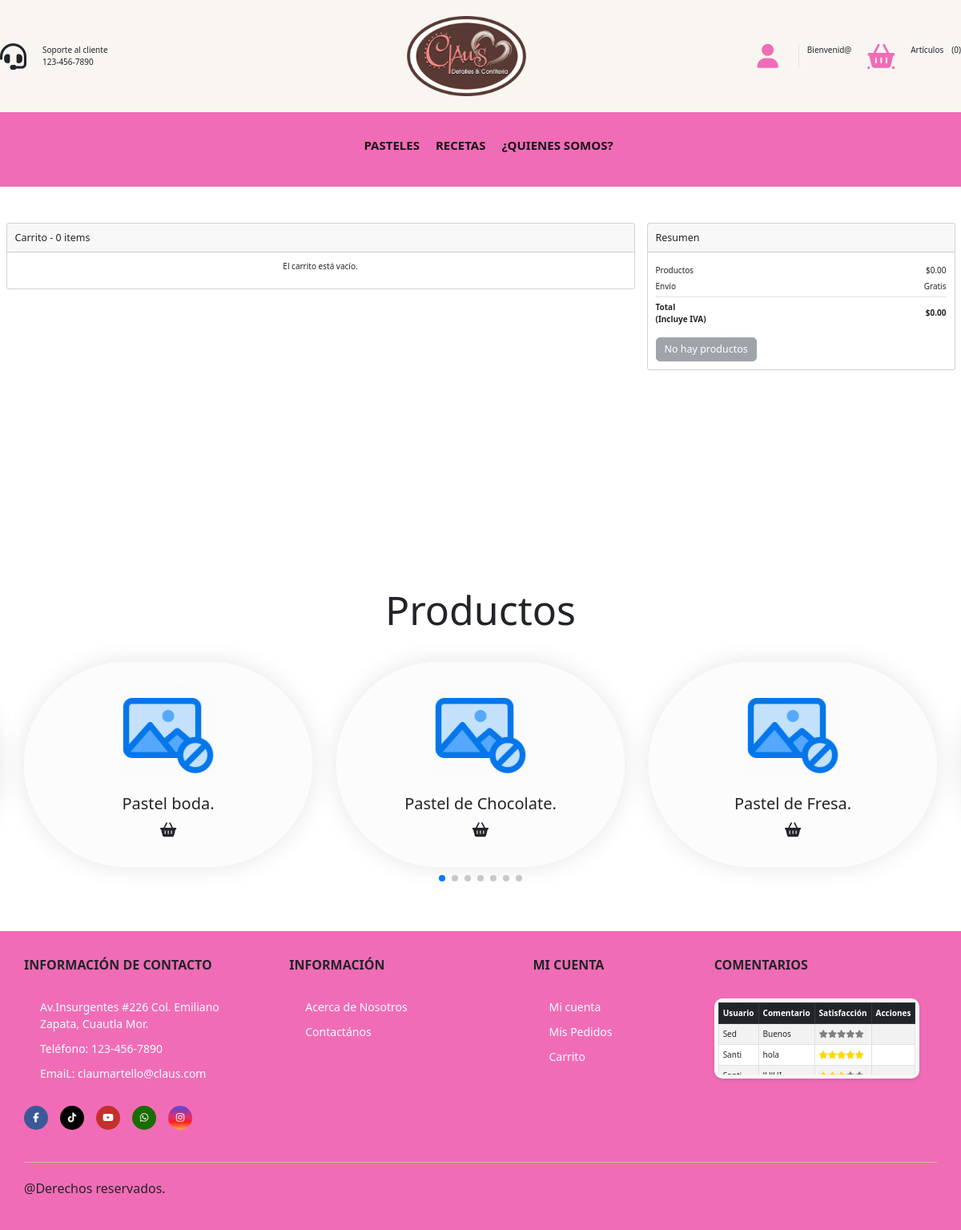
Page /Vista/carrito.php on the committed database.
### tables this page shows
CREATE TABLE `pasteles` (
  `id_pastel` int(11) NOT NULL COMMENT 'Guarda el numero identificador del usuario',
  `nombreP` varchar(20) NOT NULL COMMENT 'Guarda el nombre del pastel',
  `descripcion` text NOT NULL COMMENT 'Guarda una descripcion de lo que contiene el pastel',
  `precio` int(11) NOT NULL DEFAULT 0 COMMENT 'Guarda el precio del pastel',
  `visualizacion` varchar(15) NOT NULL COMMENT 'Se alamacena uno o cero dependiendo si se desea visualizar el pastel',
  PRIMARY KEY (`id_pastel`)
);

CREATE TABLE `comentarios` (
  `id` int(11) NOT NULL AUTO_INCREMENT,
  `idUsuario` varchar(10) DEFAULT NULL COMMENT 'Guarda el numero identificador del usuario que hizo el comentario',
  `comentario` text DEFAULT NULL COMMENT 'Guarda el comentario realizado por el usuario',
  `satisfaccion` int(11) NOT NULL COMMENT 'Guarda la satisfacci?n del usuario con el servicio (1-5)',
  PRIMARY KEY (`id`),
  KEY `idUsuario` (`idUsuario`),
  CONSTRAINT `comentarios_ibfk_1` FOREIGN KEY (`idUsuario`) REFERENCES `usuarios` (`usuario`) ON DELETE CASCADE ON UPDATE CASCADE
);

CREATE TABLE `usuarios` (
  `usuario` varchar(10) NOT NULL COMMENT 'Guarda el nombre identificador del usuario',
  `nombre` varchar(20) NOT NULL COMMENT 'Guarda el nombre real del usuario',
  `apellido` varchar(20) NOT NULL COMMENT 'Guarda el apellido del usuario',
  `correo` varchar(30) NOT NULL COMMENT 'Guarda el correo del usuario',
  `contrasena` varchar(30) NOT NULL COMMENT 'Guarda la contrasenia del usuario',
  `rol` int(11) NOT NULL COMMENT 'Tipo de rol del usuario',
  `calle` varchar(30) DEFAULT NULL COMMENT 'Guarda nombre de la calle del usuario',
  `colonia` varchar(30) DEFAULT NULL COMMENT 'Guarda nombre de la colonia del usuario',
  `cod_postal` int(11) DEFAULT NULL COMMENT 'Guarda codigo postal del usuario',
  `numero` int(11) DEFAULT NULL COMMENT 'Guarda numero de casa del usuario',
  `estado` varchar(30) DEFAULT NULL COMMENT 'Guarda nombre del estado del usuario',
  `ciudad` varchar(30) DEFAULT NULL COMMENT 'Guarda nombre de la ciudad del usuario',
  PRIMARY KEY (`usuario`),
  KEY `rol` (`rol`),
  CONSTRAINT `usuarios_ibfk_1` FOREIGN KEY (`rol`) REFERENCES `rol` (`id_rol`) ON UPDATE CASCADE
);

### Vista/carrito.php (the view, shortened to what the rows shown need)
<?php require '../Static/head.php'; ?>
<link rel="stylesheet" href="../Static/css/CarritoStyle.css" />
<body>
    <section class="produ" id="produ">
        <div class="heading">
            <h1 class="heading-1">Productos</h1>
        </div>
        <div class="swiper produ-row">
            <div class="swiper-wrapper">
                <?php
                $counter = 4;
                foreach (array_slice($pasteles, 3) as $row) {
                    $imagen = "../Static/img/Productos/" . $row['nombreP'] . ".png";
                    if (!file_exists($imagen)) {
                        $imagen = "../Static/img/nophoto.png";
                    }
                    ?>
                    <div class="swiper-slide box">
                        <div class="img">
                            <img onclick="handleButtonClick(<?php echo $counter; ?>, '<?php echo $url; ?>', <?php echo $row['id_pastel']; ?>,
                                    '<?php echo htmlspecialchars($row['descripcion'], ENT_QUOTES); ?>')" src="<?php echo $imagen; ?>" alt="">
                        </div>
                        <div class="produ-content">
                            <h3><?php echo $row['nombreP']; ?>.</h3>
                            <div class="orderNow">
                                <button class="fa-solid fa-basket-shopping"
                                    onclick="handleButtonClick(<?php echo $counter; ?>, '<?php echo $url; ?>', <?php echo $row['id_pastel']; ?>,
                                    '<?php echo htmlspecialchars($row['descripcion'], ENT_QUOTES); ?>')">
                                </button>
                            </div>
                        </div>
                    </div>
                    <?php
                    $counter++;
                }
                ?>
            </div>
        </div>
    </section>
    <?php require '../Static/footer.php';?>
</body>

### Static/footer.php (shortened to what the rows shown need)
<footer class="footer">
			<div class="container container-footer">
				<div class="menu-footer">
					<div class="newsletter">
						<div class="content">
              <div class="comentarios">
                <div class="table-responsive">
                    <table class="table table-striped table-bordered table-hover">
                        <thead class="table-dark">
                            <tr>
                                <th>Usuario</th>
                                <th>Comentario</th>
                                <th>Satisfacción</th>
                                <th>Acciones</th>
                            </tr>
                        </thead>
                        <tbody>
                            <?php
                            $consulta = "SELECT c.idUsuario, c.id ,c.comentario, c.satisfaccion, u.nombre FROM comentarios c JOIN usuarios u ON c.idUsuario = u.usuario;";
                            $resultado = mysqli_query($conexion, $consulta);
                            if (mysqli_num_rows($resultado) > 0) {
                                while ($row = mysqli_fetch_assoc($resultado)) {
                                    $nombre = $row['nombre'];
                                    $com = $row['comentario'];
                                    $satisfaccion = $row['satisfaccion'];
                            ?>
                            <tr>
                                <td><?php echo $nombre; ?></td>
                                <td><?php echo $com; ?></td>
                                <td>
                                    <?php
                                    for ($i = 1; $i <= 5; $i++) {
                                        if ($i <= $satisfaccion) {
                                            echo '<i class="fa fa-star" style="color: gold;"></i>';
                                        } else {
                                            echo '<i class="fa fa-star" style="color: gray;"></i>';
                                        }
                                    }
                                    ?>
                                </td>
                                <td>
                                </td>
                            </tr>
                            <?php
                                }
                            } else {
                                echo '<tr><td colspan="4">No hay Comentarios disponibles.</td></tr>';
                            }
                            ?>
                        </tbody>
                    </table>
                </div>
            </div>
						</div>
					</div>
				</div>
			</div>
		</footer>

### rows in the picture
pasteles: nombreP "Pastel de Chocolate"
pasteles: nombreP "Pastel de Fresa"
pasteles: nombreP "Pastel boda"
comentarios: idUsuario.nombre "Sed", comentario "Buenos", satisfaccion 0 (drawn)
comentarios: idUsuario.nombre "Santi", comentario "hola", satisfaccion 5 (drawn)
comentarios: satisfaccion 3 (drawn)

### other values in the picture
$numero_articulos "0"
$total "0.00"
